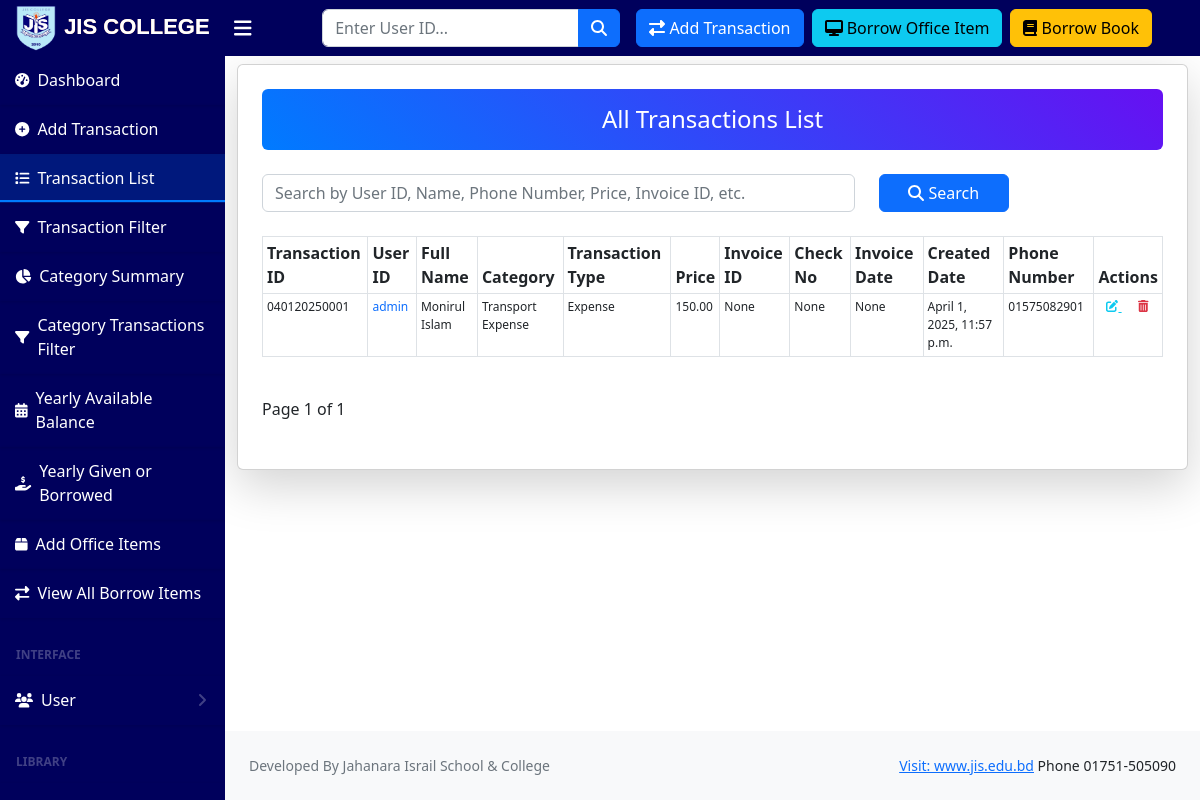
The page /transactions/ (signed in) on the database as committed earlier.
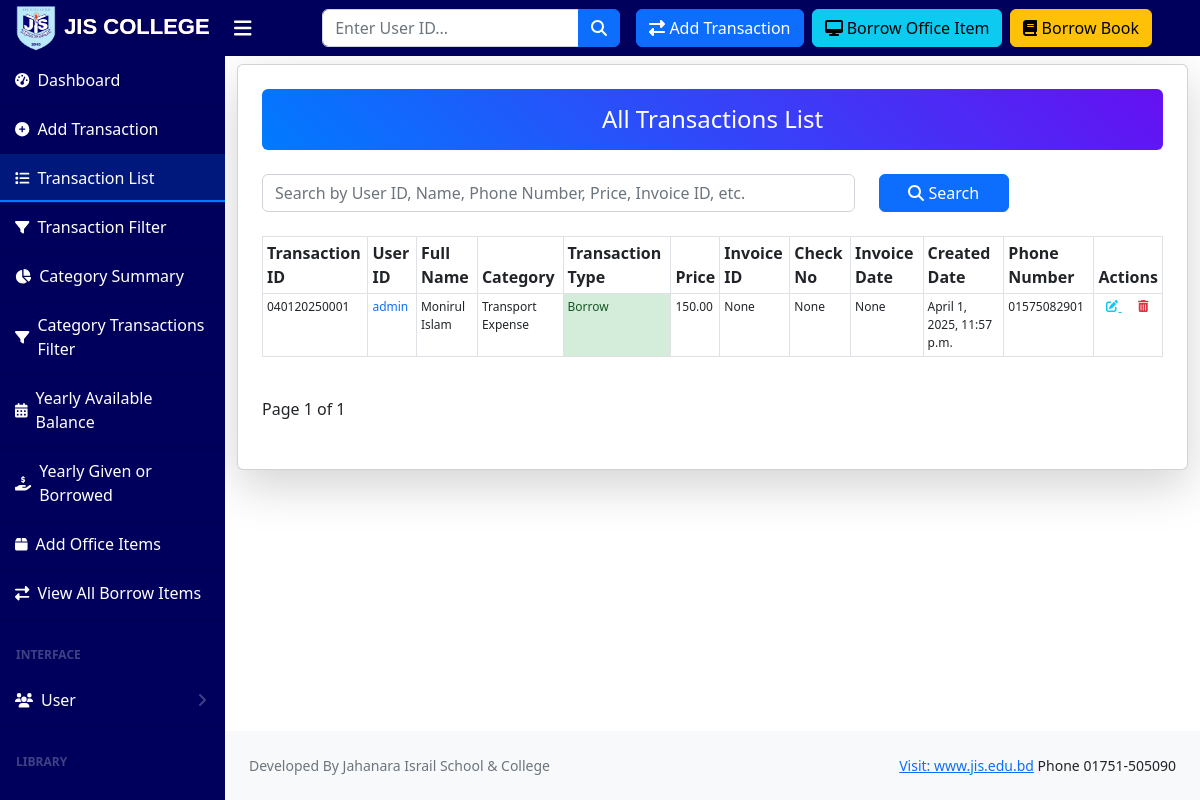
The same page on the database as committed later.
### account/models.py (models this page shows, shortened)
class Transaction(models.Model):
    transaction_id = models.CharField(max_length=20, unique=True, editable=False)
    transaction_by = models.ForeignKey(User, on_delete=models.CASCADE)
    TRANSACTION_TYPES = [
        ('income', 'Income'),
        ('expense', 'Expense'),
        ('borrow', 'Borrow'),
        ('given', 'Given'),
    ]
    category = models.ForeignKey('TransactionCategory', on_delete=models.SET_NULL, null=True, blank=True)
    transaction_type = models.CharField(max_length=30, choices=TRANSACTION_TYPES, default='income')
    price = models.DecimalField(max_digits=10, decimal_places=2)
    description = RichTextField(null=True, blank=True)
    invoice_no = models.CharField(max_length=15, null=True, blank=True)
    invoice_id = models.CharField(max_length=15, null=True, blank=True)
    invoice_date = models.DateField(null=True, blank=True)
    check_no = models.CharField(max_length=15, null=True, blank=True)
    created_by = models.ForeignKey(User, on_delete=models.SET_NULL, null=True, blank=True, related_name="created_transactions")
    created_date = models.DateTimeField(auto_now_add=True)

class TransactionCategory(models.Model):
    name = models.CharField(max_length=255, unique=True)
    description = models.TextField(blank=True, null=True)

class Profile(models.Model):
    user = models.OneToOneField(User, on_delete=models.CASCADE)
    phone_number = models.CharField(max_length=15, null=True, blank=True)
    email = models.EmailField(null=True, blank=True)
    profile_picture = models.ImageField(
        upload_to='profile_pics/',
        null=True,
        blank=True
    )

### account/views.py (the view, shortened to what this page needs)
# urls.py: path('transactions/', transaction_list, name='transaction_list'),
@user_passes_test(lambda u: u.is_superuser or u.is_staff, login_url='login')
def transaction_list(request):
    search_query = request.GET.get('search', '')
    transactions = Transaction.objects.all().order_by('-id')  # Sorting by latest first
    paginator = Paginator(transactions, 10)  # Show 10 transactions per page
    page_number = request.GET.get('page')
    transactions = paginator.get_page(page_number)
    context = {
        'transactions': transactions,
        'search_query': search_query,
    }
    return render(request, 'transactions/transaction_list.html', context)

### templates/transactions/transaction_list.html (shortened to what this page needs)
{% extends 'base.html' %}
{% load static %}
{% block content %}
<div class="container mt-2">
    <div class="card shadow-lg p-4">
        <h4 class="text-center mb-4 text-white p-3 rounded" style="background: linear-gradient(45deg, #007bff, #6610f2);">
            All Transactions List
        </h4>
        <form method="get" class="mb-4">
            <div class="row">
                <div class="col-md-8">
                    <div class="form-group">
                        <input type="text" name="search" value="{{ search_query }}" class="form-control"
                            placeholder="Search by User ID, Name, Phone Number, Price, Invoice ID, etc.">
                    </div>
                </div>
                <div class="col-md-2">
                    <button type="submit" class="btn btn-primary w-100">
                        <i class="fas fa-search"></i> Search
                    </button>
                </div>
                <div class="col-md-2">
                </div>
            </div>
        </form>
        <div class="table-responsive">
            <table class="table table-bordered table-sm">
                <thead>
                    <tr>
                        <th>Transaction ID</th>
                        <th>User ID</th>
                        <th>Full Name</th>
                        <th>Category</th>
                        <th>Transaction Type</th>
                        <th>Price</th>
                        <th>Invoice ID</th>
                        <th>Check No</th>
                        <th>Invoice Date</th>
                        <th>Created Date</th>
                        <th>Phone Number</th>
                        <th>Actions</th>
                    </tr>
                </thead>
                <tbody style="font-size: 12px;" >
                    {% for transaction in transactions %}
                    <tr id="transaction-{{ transaction.id }}">
                        <td>{{ transaction.transaction_id }}</td>
                        <td><a style="text-decoration: none;" href="{% url 'user_profile' username=transaction.transaction_by.username %}">{{ transaction.transaction_by.username }}</a></td>
                        <td>{{ transaction.transaction_by.first_name }} {{ transaction.transaction_by.last_name }}</td>
                        <td>{{ transaction.category.name }}</td>
                        <td class="transaction-type" data-type="{{ transaction.get_transaction_type_display }}">
                            {{ transaction.get_transaction_type_display }}
                        </td>
                        <td>{{ transaction.price }}</td>
                        <td>{{ transaction.invoice_id }}</td>
                        <td>{{ transaction.check_no }}</td>
                        <td>{{ transaction.invoice_date }}</td>
                        <td>{{ transaction.created_date }}</td>
                        <td>{{ transaction.transaction_by.profile.phone_number }}</td>
                        <td>
                            <a href="{% url 'edit_transaction' transaction.id %}" class="text-info mx-2">
                                <i class="fas fa-edit"></i>
                            </a>
                            <a href="#" class="text-danger mx-2" onclick="deleteTransaction('{{ transaction.id }}', '{% url 'delete_transaction' transaction.id %}')">
                                <i class="fas fa-trash-alt"></i>
                            </a>
                        </td>
                    </tr>
                    {% empty %}
                    <tr>
                        <td colspan="11" class="text-center">No transactions found</td>
                    </tr>
                    {% endfor %}
                </tbody>
            </table>
        </div>
        <div class="d-flex justify-content-between align-items-center my-4">
            <div>
                <span>Page {{ transactions.number }} of {{ transactions.paginator.num_pages }}</span>
            </div>
        </div>
    </div>
</div>
{% endblock %}

Rows that differ between the two databases and show on the page:
changed Transaction "None": transaction_type "Expense" → "Borrow"
